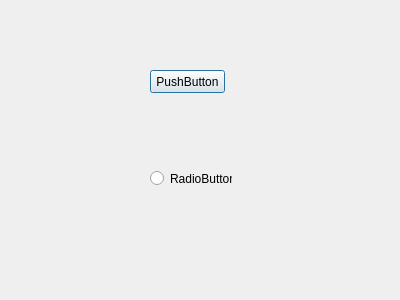
<?xml version="1.0" encoding="UTF-8"?>
<ui version="4.0">
 <class>Dialog</class>
 <widget class="QDialog" name="Dialog">
  <property name="geometry">
   <rect>
    <x>0</x>
    <y>0</y>
    <width>400</width>
    <height>300</height>
   </rect>
  </property>
  <property name="windowTitle">
   <string>Dialog</string>
  </property>
  <widget class="QPushButton" name="pushButton">
   <property name="geometry">
    <rect>
     <x>150</x>
     <y>70</y>
     <width>75</width>
     <height>23</height>
    </rect>
   </property>
   <property name="contextMenuPolicy">
    <enum>Qt::CustomContextMenu</enum>
   </property>
   <property name="text">
    <string>PushButton</string>
   </property>
  </widget>
  <widget class="QRadioButton" name="radioButton">
   <property name="geometry">
    <rect>
     <x>150</x>
     <y>170</y>
     <width>82</width>
     <height>17</height>
    </rect>
   </property>
   <property name="text">
    <string>RadioButton</string>
   </property>
  </widget>
 </widget>
 <resources/>
 <connections>
  <connection>
   <sender>pushButton</sender>
   <signal>customContextMenuRequested(QPoint)</signal>
   <receiver>radioButton</receiver>
   <slot>hide()</slot>
   <hints>
    <hint type="sourcelabel">
     <x>157</x>
     <y>85</y>
    </hint>
    <hint type="destinationlabel">
     <x>168</x>
     <y>176</y>
    </hint>
   </hints>
  </connection>
 </connections>
</ui>
